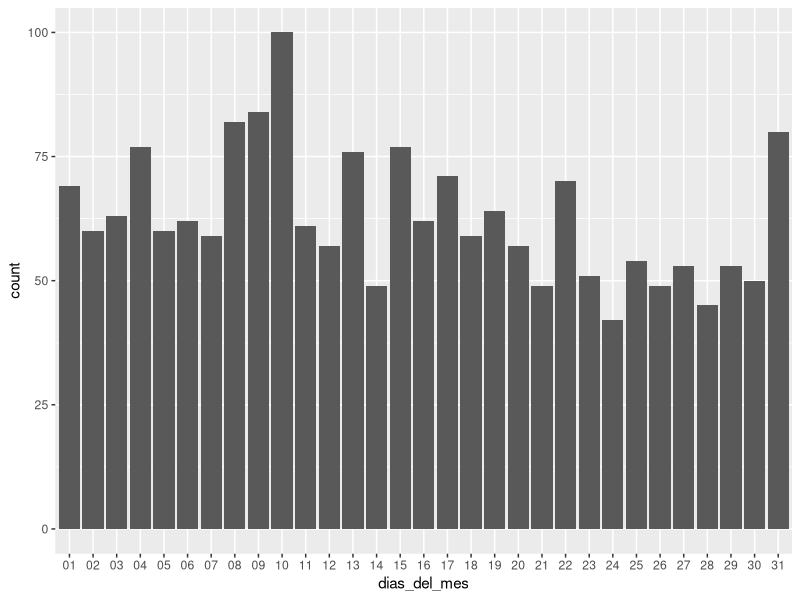
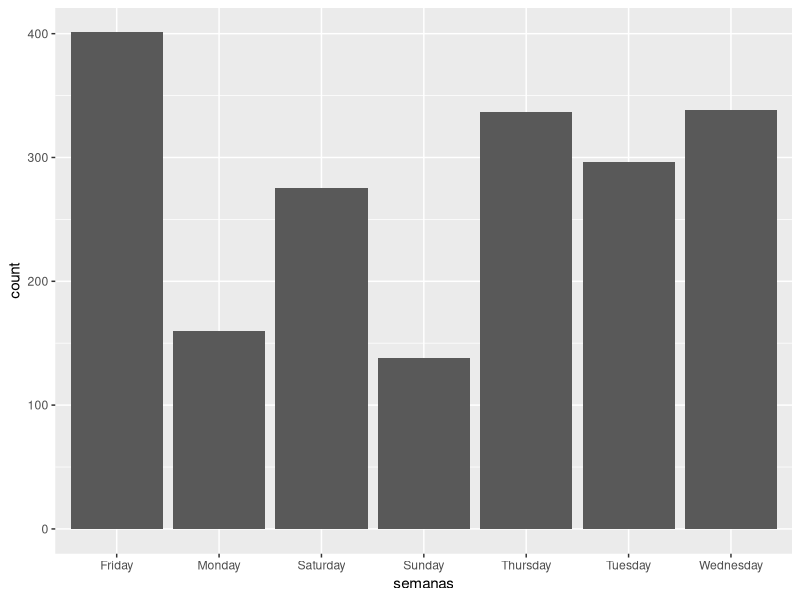
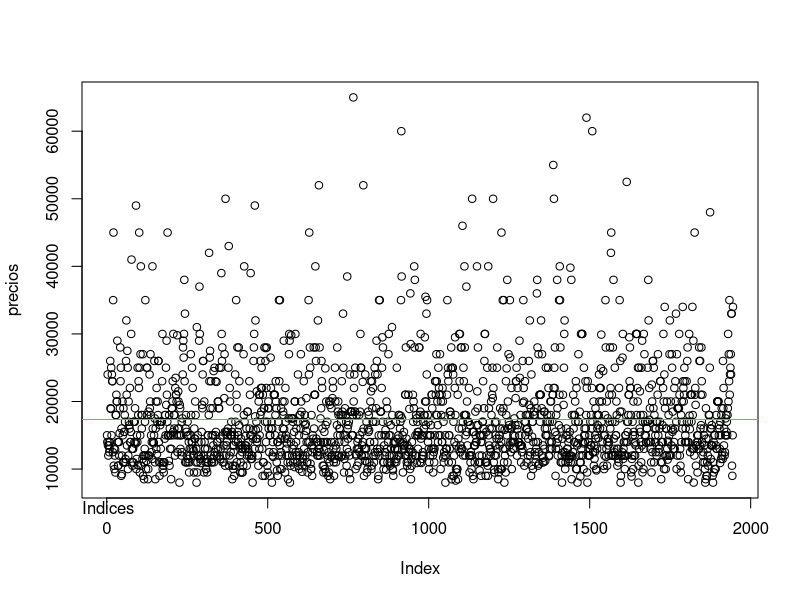
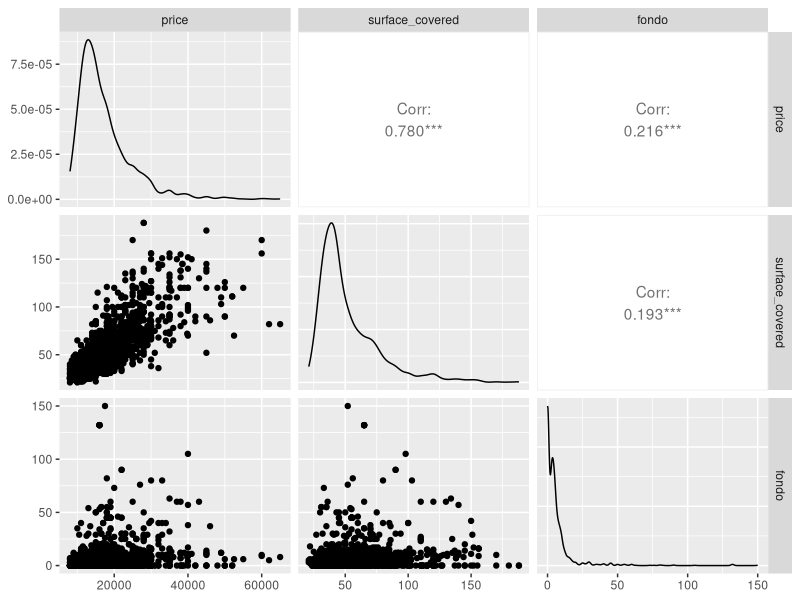
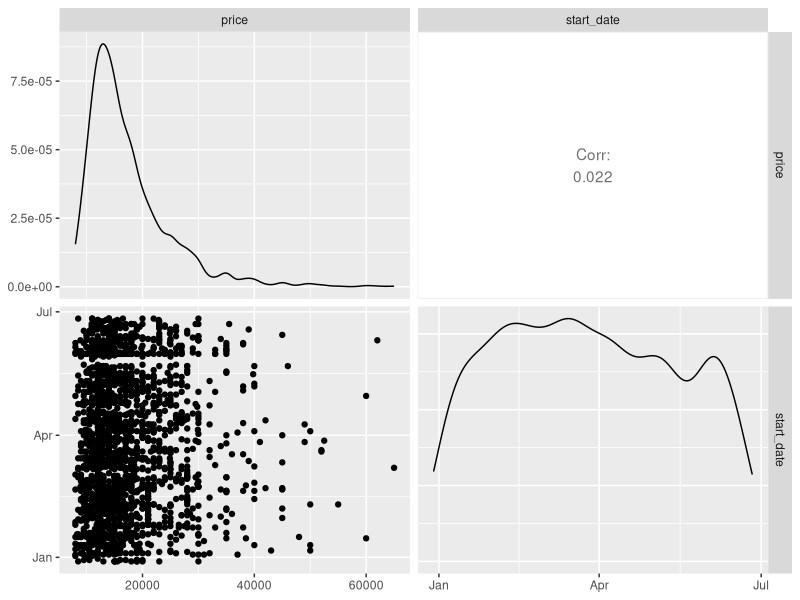
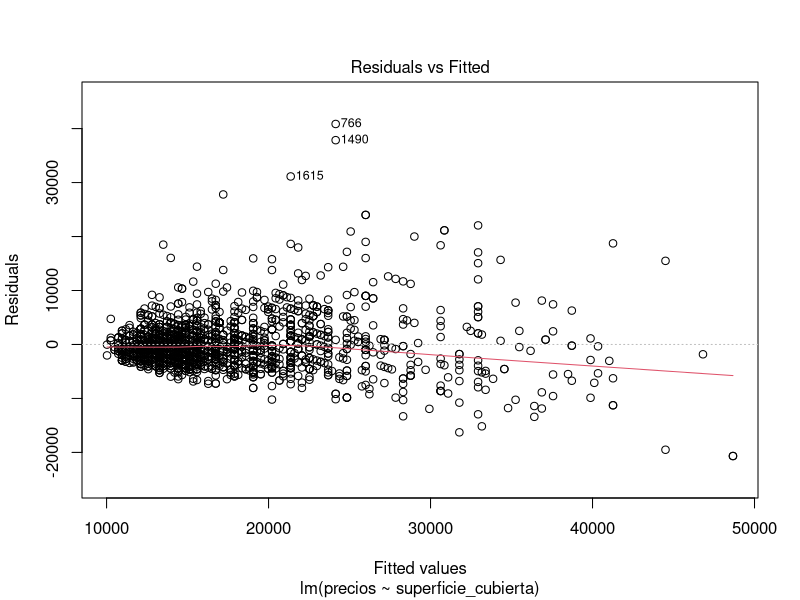
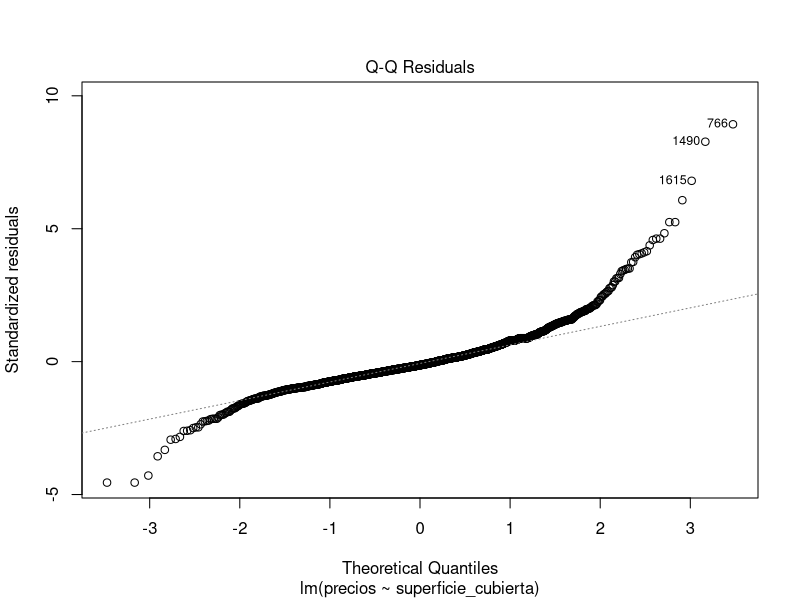
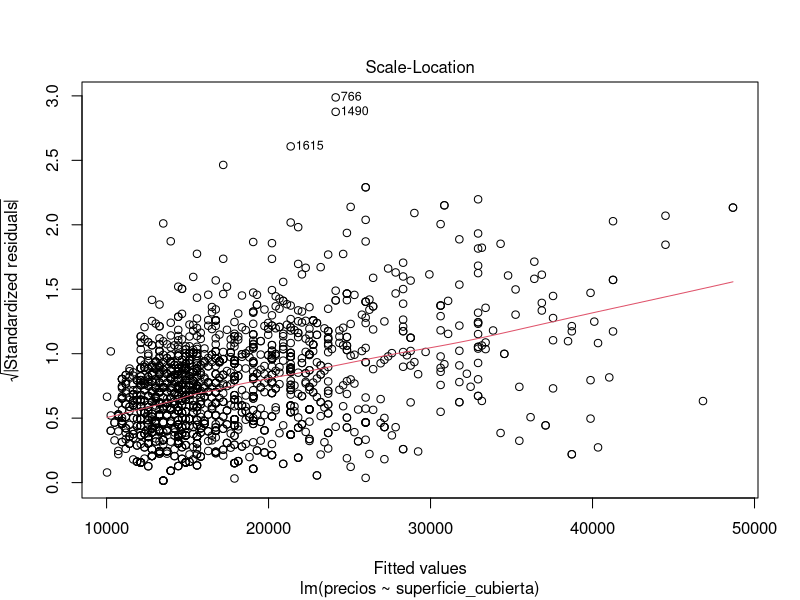

The R script that drew these images, in order:
## ---- chunk 1

library(ggplot2)
library(GGally)
library(dplyr)
## ---- chunk 2

datosTP3<-read.csv("datos_alquiler.csv",stringsAsFactors = FALSE)

tipo_propiedad<-datosTP3$property_type
cantidad_ambientes<-datosTP3$rooms
superficie_cubierta<-datosTP3$surface_covered
fondos<-datosTP3$fondo
precios<-datosTP3$price
ubicacion_long<-datosTP3$lon
ubicacion_lat<-datosTP3$lat
ano_Mes_fecha<-as.Date(datosTP3$start_date)
semanas<-weekdays(ano_Mes_fecha)
meses<-months(ano_Mes_fecha)
dias_del_mes<-format(ano_Mes_fecha, format ="%d")

ggplot(datosTP3,aes(x=dias_del_mes))+geom_bar()
ggplot(datosTP3,aes(x=semanas))+geom_bar()
## ---- chunk 3
modelo_punto2<-lm(precios~1, data = datosTP3)
plot(precios)
mtext("Indices", side = 1, adj = 0)
abline(modelo_punto2,col="green")
## ---- chunk 4
relacion_punto_3_a<-select(datosTP3,price,surface_covered,fondo)
relacion_punto_3_b<-select(datosTP3,price,start_date)
relacion_punto_3_b$start_date<-as.Date(relacion_punto_3_b$start_date)

ggpairs(relacion_punto_3_a)
ggpairs(relacion_punto_3_b)
## ---- chunk 5
modelo_punto4<-lm(precios~superficie_cubierta, data = datosTP3)
plot(modelo_punto4)
## ---- chunk 6
modelo_punto5<-lm(precios~ano_Mes_fecha, data = datosTP3)
plot(modelo_punto5)
## ---- chunk 7
modelo_punto6<-lm(precios~tipo_propiedad, data = datosTP3)
plot(modelo_punto6)
boxplot(precios~tipo_propiedad)
## ---- chunk 8
modelo_puntoa<-lm(precios~fondos+cantidad_ambientes+ubicacion_long, data = datosTP3)
modelo_puntob<-lm(precios~cantidad_ambientes+ubicacion_long, data = datosTP3)


plot(modelo_puntoa$residuals,col="red",pch=16)
points(modelo_puntob$residuals,col="blue",pch=15)
